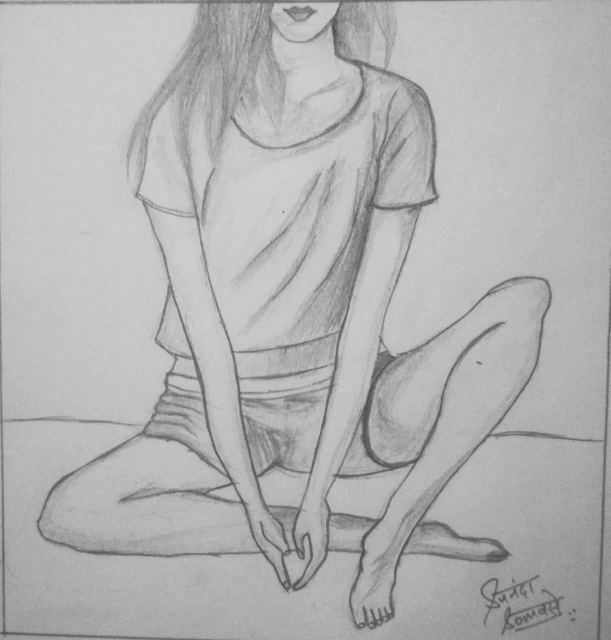
#> input picture test6.jpeg, 1221 x 1280 px (shown at 1/2 size)
$ python merge.py --image test6.jpeg
#> lines starting #> are read from the running program, lines starting #| are printed output that depends on the picture; after the words box and inside, x2 and y2 are one past the last pixel; in counts of white or black regions, pixels touching at a corner belong together
#import

from pyimagesearch.transform import four_point_transform
from skimage.filters import threshold_local
import numpy as numpy
import argparse
import cv2
import imutils

# construct the arg parser
ap = argparse.ArgumentParser()
ap.add_argument("-i", "--image", required = True,
	help = "Path to the image to be scanned")
args = vars(ap.parse_args())
# load the image and compute the ratio of the old height
# to the new height, clone it, and resize it
image = cv2.imread(args["image"])
#> image is the input picture: shape (1280, 1221, 3); min 71, max 213, mean 178.1
ratio = image.shape[0] / 500.0
#> ratio = 2.56
orig = image.copy()
image = imutils.resize(image, height = 500)
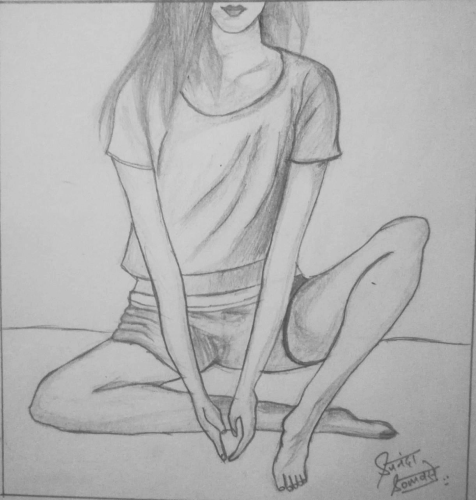
#> image: shape (500, 476, 3); min 77, max 209, mean 178.1

refPt = []
cropping = False
def click_and_crop(event, x, y, flags, param):
	# grab references to the global variables
	global refPt, cropping
	# if the left mouse button was clicked, record the starting
	# (x, y) coordinates and indicate that cropping is being
	# performed
	if event == cv2.EVENT_LBUTTONDOWN:
		refPt = [(x, y)]
		cropping = True
	# check to see if the left mouse button was released
	elif event == cv2.EVENT_LBUTTONUP:
		# record the ending (x, y) coordinates and indicate that
		# the cropping operation is finished
		refPt.append((x, y))
		cropping = False
		# draw a rectangle around the region of interest
		cv2.rectangle(image, refPt[0], refPt[1], (0, 255, 0), 2)
		cv2.imshow("image", image)


# convert the image to grayscale, blur it, and find edges
# in the image
#print("image shape", image.shape[1])

y_end = image.shape[0]
#> y_end = 500
x_end = image.shape[1]
#> x_end = 476


gray = cv2.cvtColor(image, cv2.COLOR_BGR2GRAY)
gray = cv2.GaussianBlur(gray, (5, 5), 0)
edged = cv2.Canny(gray, 75, 200)
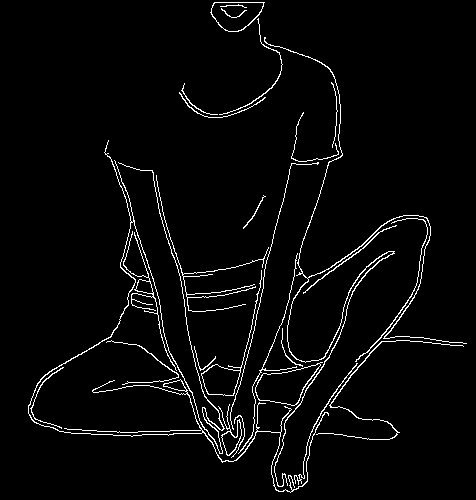
#> edged: shape (500, 476); 3.3% white in thin lines or dots

# show the original image and the edge detected image
print("STEP 1: Edge Detection")
# [8 lines of commented-out code are left out]
cnts = cv2.findContours(edged.copy(), cv2.RETR_LIST, cv2.CHAIN_APPROX_SIMPLE)
#> cnts = 33 contours, 11 with area under 20; largest, box (x1, y1, x2, y2) and area: (255, 362, 323, 406) 1534, (255, 363, 321, 406) 1504, (210, 2, 265, 32) 1144, (211, 2, 264, 32) 1112, (201, 270, 262, 396) 886
cnts = imutils.grab_contours(cnts)
cnts = sorted(cnts, key = cv2.contourArea, reverse = True)[:5]
#> cnts = 5 contours; box (x1, y1, x2, y2) and area: (255, 362, 323, 406) 1534, (255, 363, 321, 406) 1504, (210, 2, 265, 32) 1144, (211, 2, 264, 32) 1112, (201, 270, 262, 396) 886

flag = False
# loop over the contours
for c in cnts:
	# approximate the contour
	peri = cv2.arcLength(c, True)
	approx = cv2.approxPolyDP(c, 0.02 * peri, True)
	# if our approximated contour has four points, then we
	# can assume that we have found our screen
	if len(approx) == 4:
		screenCnt = approx
		print("flag yes")
		flag = True
		break
#> this loop made 5 passes
#> peri on passes 1 to 5: 190.6, 182.6, 142, 138, 368.2

if flag == False :
	screenCnt = numpy.array([[[0,0]] ,[[x_end,0]] ,[[x_end, y_end]] ,[[0 ,y_end]]])
#> screenCnt = [[0, 0], [476, 0], [476, 500], [0, 500]]
# show the contour (outline) of the piece of paper
print("STEP 2: Find contours of paper")
cv2.drawContours(image, [screenCnt], -1, (0, 255, 0), 2)
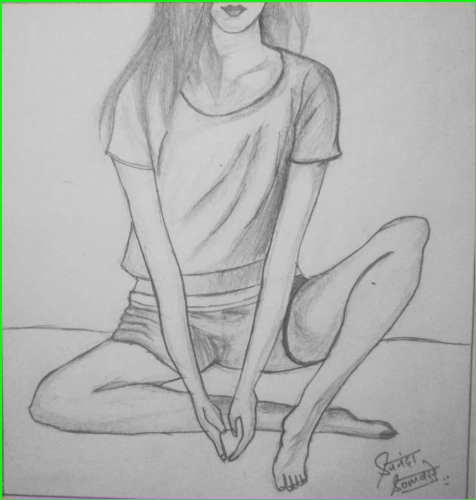
#> image: shape (500, 476, 3); 1.23% of pixels changed, all inside (x1, y1, x2, y2) = (0, 0, 476, 500)
#cv2.imshow("Outline", image)
#cv2.waitKey(0)
#cv2.destroyAllWindows()

check_if_cropped = False

clone = image.copy()
cv2.namedWindow("image")
cv2.setMouseCallback("image", click_and_crop)
# keep looping until the 'q' key is pressed
while True:
	# display the image and wait for a keypress
	cv2.imshow("image", image)
	key = cv2.waitKey(1) & 0xFF
#> (key Esc is pressed here)
	# if the 'r' key is pressed, reset the cropping region
	if key == ord("r"):
		image = clone.copy()
	# if the 'c' key is pressed, break from the loop
	elif key == ord("c"):
		check_if_cropped = True
		if len(refPt) == 2:
			roi = clone[refPt[0][1]:refPt[1][1], refPt[0][0]:refPt[1][0]]
			cv2.imshow("ROI", roi)
			y_end_cr = roi.shape[0]
			x_end_cr = roi.shape[1]
			cv2.waitKey(0)
		break
	elif key == ord("s"):
		roi = clone.copy()
		break
# if there are two reference points, then crop the region of interest
# from teh image and display it

# close all open windows
cv2.destroyAllWindows()


if check_if_cropped == True :
	screenCnt = numpy.array([[[0,0]] ,[[x_end_cr,0]] ,[[x_end_cr, y_end_cr]] ,[[0 ,y_end_cr]]])


# apply the four point transform to obtain a top-downs
# view of the original image

#warped = four_point_transform(imutils.resize(roi, height = 500, width = 500), screenCnt.reshape(4, 2))
warped = four_point_transform(roi, screenCnt.reshape(4, 2))

# convert the warped image to grayscale, then threshold it
# to give it that 'black and white' paper effect


    # Threshold the HSV image to get only blue colors
warped = cv2.cvtColor(warped,cv2.COLOR_RGBA2GRAY)

T = threshold_local(warped, 11, offset = 5, method = "gaussian")
warped = (warped > T).astype("uint8") * 255

# show the original and scanned images
print("STEP 3: Apply perspective transform")
cv2.imshow("Original", imutils.resize(orig, height = 500))
#cv2.imshow("Scanned", imutils.resize(warped, height = 500, width = 500))
cv2.imshow("Scanned", warped)

cv2.waitKey(0)
